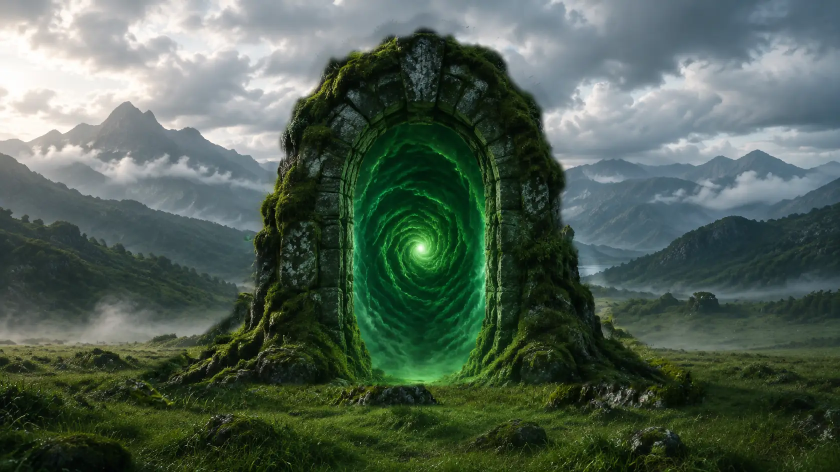
#> input picture site/dist/img/portal-far-1680.webp, 1680 x 944 px, found by its file name (shown at 1/2 size); the run also reads 1 picture not shown here
$ python prep_images.py
#> lines starting #> are read from the running program, lines starting #| are printed output that depends on the picture
#!/usr/bin/env python3
"""Turn the pictures in assets_in/ into the small web images the site uses (src/img/).

  assets_in/trades-sheet.png   3 x 2 sheet of trade photos  ->  src/img/trade-<key>.webp (six crops)
  assets_in/levels-bg.png      soft landscape               ->  src/img/levels-bg.webp
  assets_in/bg-gateway.webp    the three forest backgrounds ->  src/img/ps-gateway.webp, ps-castle.webp, ps-path.webp
  assets_in/bg-castle.webp     (Standard only: each is mixed into the page's off-white, so it shows softly behind the text;
  assets_in/bg-path.webp        the strength is "veil" (and "veil_hero" for the castle) in site.json, standard_theme)

  assets_in/bg-*.webp          the same three, for Premium ->  src/img/pm-gateway.webp, pm-path.webp (kept dark: they sit behind the sample and
                               contact parts), pm-castle.webp (mixed into white: it sits softly behind "How it works")

  (Pro, phones)                small copies of the big pictures (name-sm.webp)

The site still builds when these are missing: every picture slot has a painted fallback.
"""
import json
from pathlib import Path
from PIL import Image, ImageChops

ROOT = Path(__file__).resolve().parent
IN, OUT = ROOT / "assets_in", ROOT / "src" / "img"

# the sheet is 1536 x 1024 with white gutters: columns 508-520 and 1021-1033, rows 505-518
CELLS = {
    "plumbing": (0, 0), "salon": (1, 0), "cafe": (2, 0),
    "garage": (0, 1), "cleaning": (1, 1), "firm": (2, 1),
}
COLS = [(0, 507), (521, 1020), (1034, 1535)]
ROWS = [(0, 504), (519, 1023)]
INSET = 4          # stay clear of the white gutter


def save(im, path, **kw):
    """write a web picture, but leave the file alone when it would come out the same (keeps the git history quiet)"""
    if path.exists():
        old = Image.open(path).convert("RGB")
        if old.size == im.size and ImageChops.difference(old, im.convert("RGB")).getbbox() is None:
            return
    im.save(path, "WEBP", **kw)


def main():
    derive()
    veiled()
    premium()
    sheet = IN / "trades-sheet.png"
    if sheet.exists():
        im = Image.open(sheet).convert("RGB")
        sx, sy = im.width / 1536, im.height / 1024
        for key, (c, r) in CELLS.items():
            x0, x1 = COLS[c]; y0, y1 = ROWS[r]
            box = (round((x0 + INSET) * sx), round((y0 + INSET) * sy), round((x1 - INSET) * sx), round((y1 - INSET) * sy))
            crop = im.crop(box)
            if crop.width > 520:
                crop = crop.resize((520, round(crop.height * 520 / crop.width)), Image.LANCZOS)
            save(crop, OUT / f"trade-{key}.webp", quality=72, method=6)
            save(crop.resize((360, round(crop.height * 360 / crop.width)), Image.LANCZOS), OUT / f"trade-{key}-sm.webp", quality=66, method=6)
    bg = IN / "levels-bg.png"
    if bg.exists():
        im = Image.open(bg).convert("RGB")
        if im.width > 1400:
            im = im.resize((1400, round(im.height * 1400 / im.width)), Image.LANCZOS)
        save(im, OUT / "levels-bg.webp", quality=58, method=6)


def veiled():
    """the Standard backgrounds: the picture mixed into the page's off-white. veil is the share of off-white (0.74 = three parts paper, one part picture)"""
    t = json.loads((ROOT / "site.json").read_text(encoding="utf-8"))["standard_theme"]
    paper = tuple(int(t["paper"].lstrip("#")[i:i + 2], 16) for i in (0, 2, 4))
    # the castle valley is the opening's picture and is kept strong ("veil_hero"); the two band pictures stay light ("veil")
    for src, dst, key, size, q in (("bg-gateway", "ps-gateway", "veil", (1440, 809), 62), ("bg-castle", "ps-castle", "veil_hero", (1600, 899), 58),
                                   ("bg-path", "ps-path", "veil", (1440, 809), 62)):
        f = IN / f"{src}.webp"
        if not f.exists():
            continue
        im = Image.open(f).convert("RGB").resize(size, Image.LANCZOS)
        im = Image.blend(im, Image.new("RGB", im.size, paper), float(t.get(key, t["veil"])))
        save(im, OUT / f"{dst}.webp", quality=q, method=6)
        save(im.resize((800, round(im.height * 800 / im.width)), Image.LANCZOS), OUT / f"{dst}-sm.webp", quality=q - 4, method=6)   # for phones


def premium():
    """the Premium backgrounds. Two stay dark (a little ink mixed in, the rest of the darkening is a gradient written in styles.css):
    the gateway behind the samples, the path behind contact. The castle is mixed into white so it shows softly behind the dark text of "How it works"."""
    ink, white = (10, 15, 12), (255, 255, 255)
    for src, dst, mix, k, q in (("bg-gateway", "pm-gateway", ink, 0.30, 50), ("bg-castle", "pm-castle", white, 0.76, 60), ("bg-path", "pm-path", ink, 0.26, 48)):
        f = IN / f"{src}.webp"
        if not f.exists():
            continue
        im = Image.open(f).convert("RGB").resize((1440, 809), Image.LANCZOS)
        im = Image.blend(im, Image.new("RGB", im.size, mix), k)
        save(im, OUT / f"{dst}.webp", quality=q, method=6)
        save(im.resize((800, round(im.height * 800 / im.width)), Image.LANCZOS), OUT / f"{dst}-sm.webp", quality=q - 6, method=6)   # for phones


def derive():
    """small copies of the portal and valley pictures for the Pro and Standard versions"""
    # Pro and Standard use the whole valley picture, with its stones in place. (Premium's own copy, beyond-1680.webp,
    # has the stones painted out because they float on their own: see tools/cut_rocks.py.)
    far, valley = OUT / "portal-far-1680.webp", IN / "valley-1680.webp"
    if far.exists():
        im = Image.open(far).convert("RGB").resize((1400, 787), Image.LANCZOS)
        save(im, OUT / "pro-hero.webp", quality=58, method=6)
        save(im.resize((900, round(im.height * 900 / im.width)), Image.LANCZOS), OUT / "pro-hero-sm.webp", quality=54, method=6)
#> in save (call 2), `im.save(path, "WEBP", **kw)`:
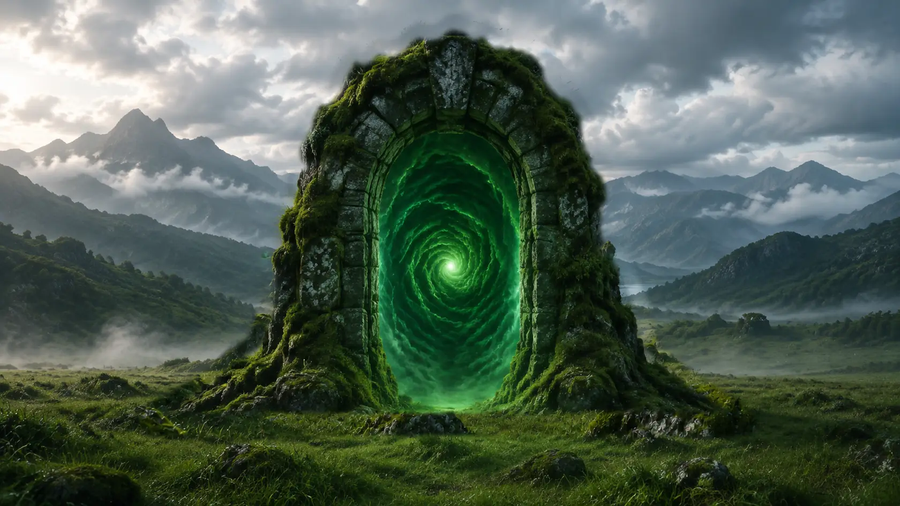
#> saved as pro-hero-sm.webp: PIL image 900x506 RGB; mean R, G, B 79.5, 96.2, 83
    if valley.exists():
        im = Image.open(valley).convert("RGB").resize((1200, 674), Image.LANCZOS)
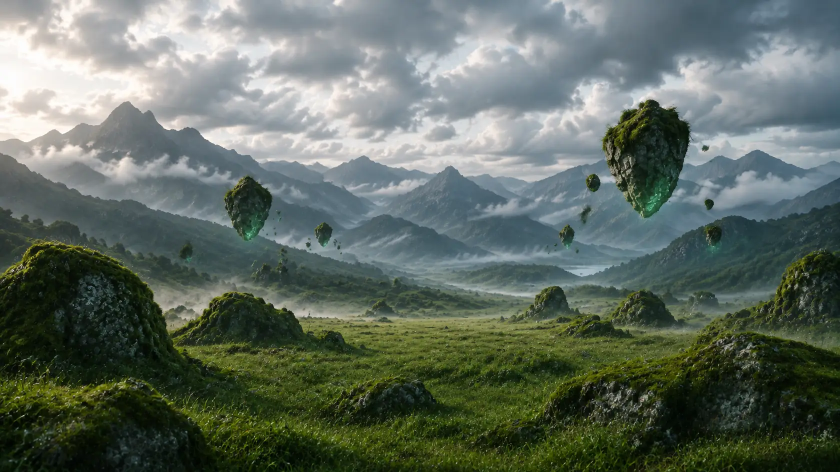
#> input picture site/assets_in/valley-1680.webp, 1680 x 944 px (shown at 1/2 size)
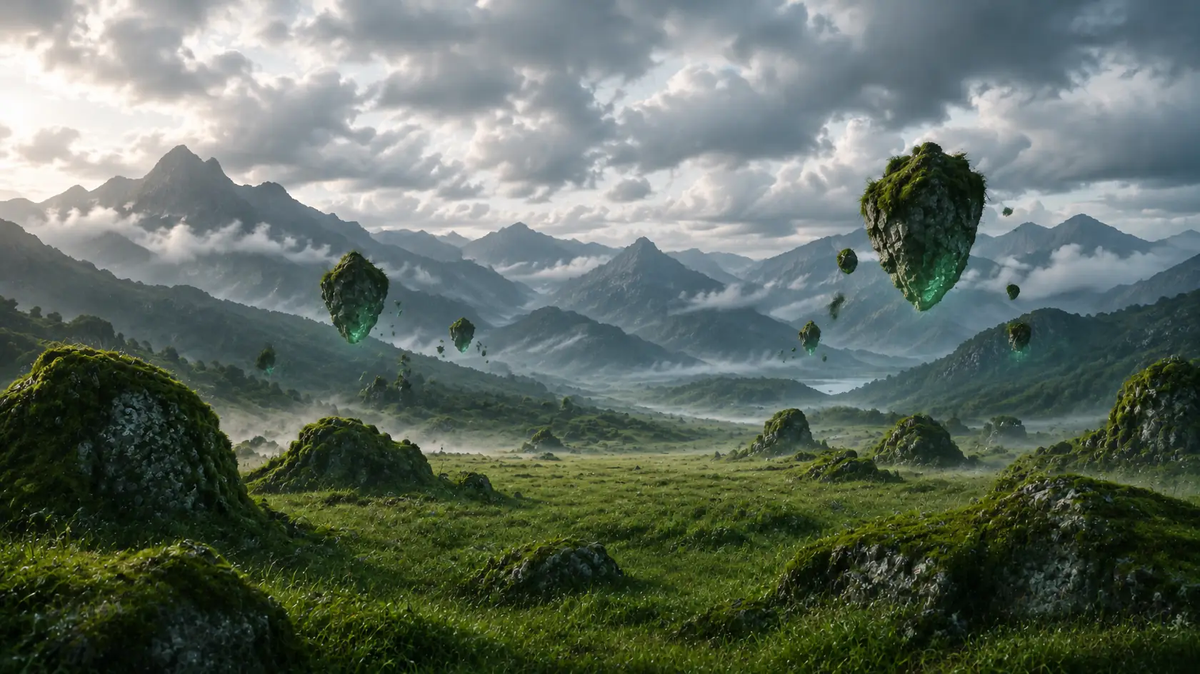
#> im: PIL image 1200x674 RGB; mean R, G, B 96.8, 108.3, 98
        save(im, OUT / "pro-valley.webp", quality=50, method=6)
        save(im.resize((720, round(im.height * 720 / im.width)), Image.LANCZOS), OUT / "pro-valley-sm.webp", quality=46, method=6)


if __name__ == "__main__":
    main()
#> (reads site/site.json from the repository)
#> (the run stopped early here; a loop or call above may not have finished)
